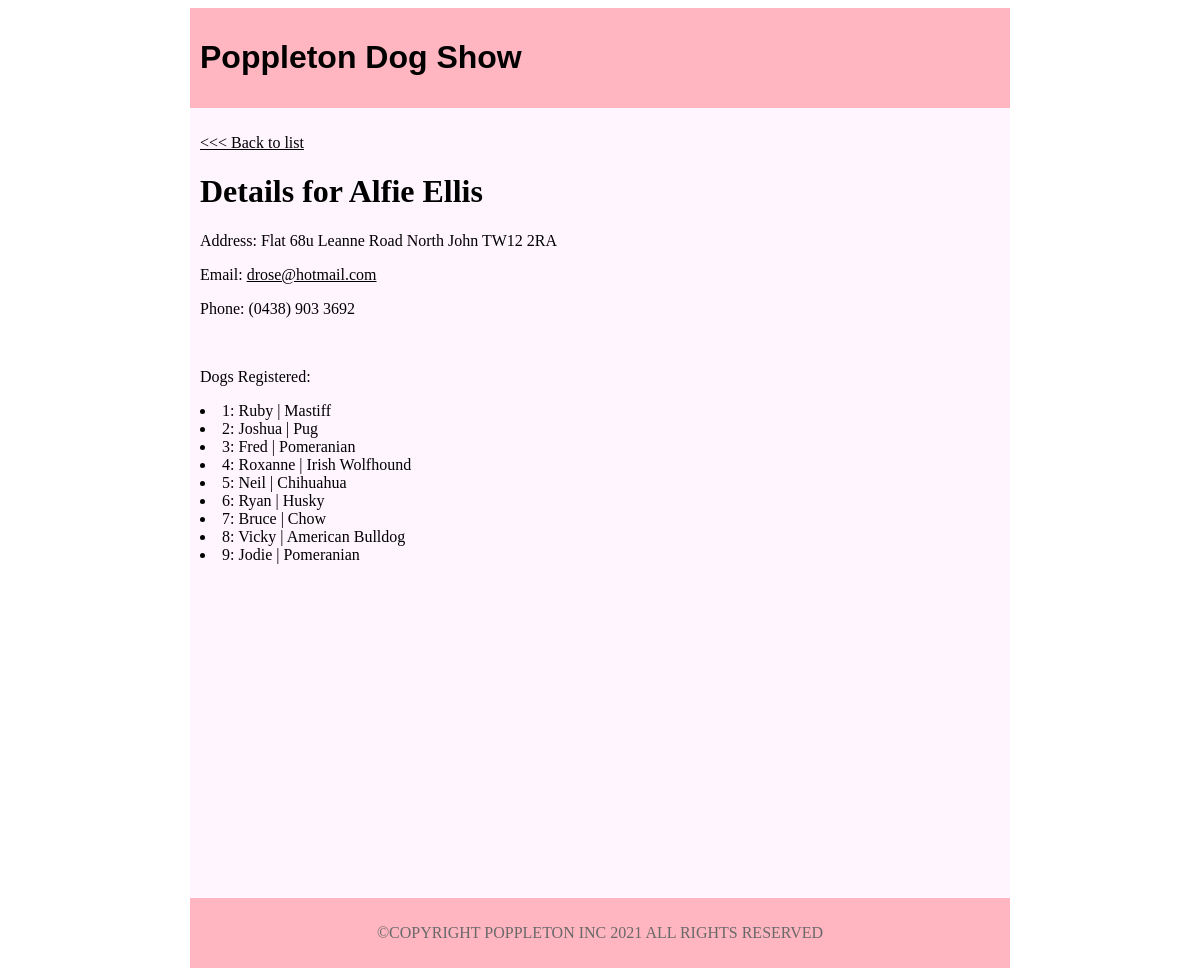
The app's page /owner_information.php?name=Alfie Ellis with its own data.
### tables this page shows
CREATE TABLE `owners` (
  `id` bigint(20) UNSIGNED NOT NULL,
  `name` text NOT NULL,
  `address` text NOT NULL,
  `email` text NOT NULL,
  `phone` text NOT NULL
);

CREATE TABLE `dogs` (
  `id` bigint(20) UNSIGNED NOT NULL,
  `name` text NOT NULL,
  `breed_id` bigint(20) UNSIGNED NOT NULL,
  `owner_id` bigint(20) UNSIGNED NOT NULL
);

CREATE TABLE `breeds` (
  `id` bigint(20) UNSIGNED NOT NULL,
  `name` text NOT NULL
);

### owner_information.php (the view, shortened to what this page needs)
<?php
include "connect.php";
$selectedName=$_GET['name'];
$query = $conn->prepare("SELECT * FROM owners WHERE owners.name = :name;");
$query->bindValue(':name', $selectedName);
$query->execute();
$ownerDetails=$query->fetch();
$query2 = $conn->prepare("SELECT dogs.name, breeds.name AS breed_name FROM owners, dogs, breeds WHERE owners.name = :name AND dogs.owner_id = owners.id AND dogs.breed_id = breeds.id;");
$query2->bindValue(':name', $selectedName);
$query2->execute();
$listOfDogs=$query2->fetchAll();
?>
<div class="content">
	<p><a href="index.php"><<< Back to list</a></p>
	<?php
  	if($ownerDetails){
  		echo "<h1>Details for $selectedName</h1>";
		echo "<p>Address: {$ownerDetails['address']}</p>";
		echo "<p>Email:  <a href = 'mailto: '. $ownerDetails[email]>{$ownerDetails['email']}</a></p>";
		echo "<p>Phone: {$ownerDetails['phone']}</p> <br>";
		echo "<p>Dogs Registered: </p>";
		if($listOfDogs){
			$count = 1;
   			foreach ($listOfDogs as $dog) {
   				echo "<li>";
        		echo "$count: {$dog['name']} | {$dog['breed_name']}";
        		echo "</li>";
        		$count = $count + 1;
 			}
 		} else{
   		 echo "This owner has not registered any dogs";
 		}
	} else {
		echo "<p>We can't find any owners under this name.</p>";
	}
	?>
</div>
</body>
</html>

### records on screen
owners: address "Flat 68u Leanne Road North John TW12 2RA", email "drose@hotmail.com", phone "(0438) 903 3692"
dogs: name "Ruby", breed.name "Mastiff"
dogs: name "Joshua", breed.name "Pug"
dogs: name "Fred", breed.name "Pomeranian"
dogs: name "Roxanne", breed.name "Irish Wolfhound"
dogs: name "Neil", breed.name "Chihuahua"
dogs: name "Ryan", breed.name "Husky"
dogs: name "Bruce", breed.name "Chow"
dogs: name "Vicky", breed.name "American Bulldog"
dogs: name "Jodie", breed.name "Pomeranian"

### other values on screen
$selectedName "Alfie Ellis"
